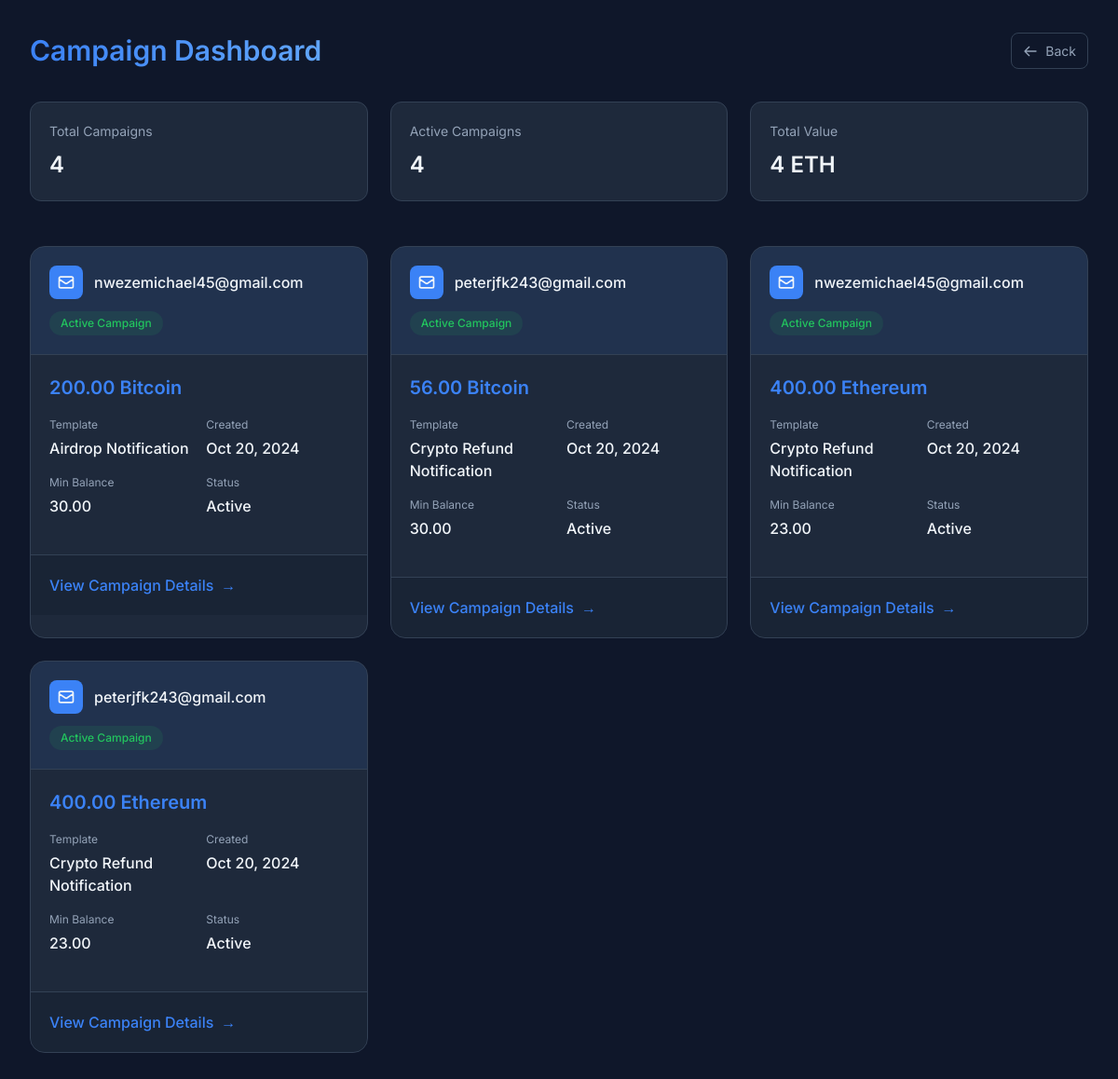
The page /campaigns/ (signed in) on the database its author committed.
### core/models.py (models this page shows, shortened)
class Campaign(models.Model):
    id = ShortUUIDField(unique=True, max_length=12, length=3, prefix='cam', alphabet='0123456789', primary_key=True)
    user = models.ForeignKey(User, on_delete=models.CASCADE)
    recipient_email = models.EmailField()
    email_template = models.ForeignKey(EmailTemplate, on_delete=models.CASCADE)
    cryptocurrency = models.ForeignKey(Cryptocurrency, on_delete=models.CASCADE)
    quantity = models.DecimalField(max_digits=10, decimal_places=2)
    min_balance = models.DecimalField(max_digits=10, decimal_places=2)
    created_at = models.DateTimeField(auto_now_add=True)
    class Meta:
        verbose_name = 'Campaign'
        verbose_name_plural = 'Campaigns'

class Cryptocurrency(models.Model):
    code = models.CharField(max_length=10)  # e.g., BTC, ETH
    name = models.CharField(max_length=100)  # e.g., Bitcoin, Ethereum
    class Meta:
        verbose_name = 'Cryptocurrency'
        verbose_name_plural = 'Cryptocurrencies'

class EmailTemplate(models.Model):
    type = models.CharField(max_length=20, choices=TEMPLATE_CHOICES)
    xp_cost = models.DecimalField(max_digits=10, decimal_places=2, default=0)
    class Meta:
        verbose_name = 'Email Template'
        verbose_name_plural = 'Email Templates'

### core/views.py (the view)
# urls.py: path('campaigns/', views.campaign_list, name='campaign_list'),
@login_required
def campaign_list(request):
    campaigns = Campaign.objects.filter(user=request.user)
    return render(request, 'core/campaign_list.html', {'campaigns': campaigns})

### templates/core/campaign_list.html (shortened to what this page needs)
<!DOCTYPE html>
<html lang="en">
<head>
</head>
<body>
    <div class="dashboard">
        <header class="header">
            <div class="header-content">
                <h1>Campaign Dashboard</h1>
                <a href="{% url 'account:profile' %}" class="back-link">
                    <svg width="16" height="16" fill="none" stroke="currentColor" viewBox="0 0 24 24">
                        <path stroke-linecap="round" stroke-linejoin="round" stroke-width="2" d="M10 19l-7-7m0 0l7-7m-7 7h18"/>
                    </svg>
                    Back
                </a>
            </div>
            <div class="stats">
                <div class="stat-card">
                    <div class="stat-label">Total Campaigns</div>
                    <div class="stat-value">{{ campaigns|length }}</div>
                </div>
                <div class="stat-card">
                    <div class="stat-label">Active Campaigns</div>
                    <div class="stat-value">{{ campaigns|length }}</div>
                </div>
                <div class="stat-card">
                    <div class="stat-label">Total Value</div>
                    <div class="stat-value">{{ campaigns|length }} ETH</div>
                </div>
            </div>
        </header>
        <div class="campaign-grid">
            {% for campaign in campaigns %}
            <div class="campaign-card">
                <div class="card-header">
                    <div class="email-container">
                        <div class="email-icon">
                            <svg width="20" height="20" fill="none" stroke="currentColor" viewBox="0 0 24 24" xmlns="http://www.w3.org/2000/svg">
                                <path stroke-linecap="round" stroke-linejoin="round" stroke-width="2" d="M3 8l7.89 5.26a2 2 0 002.22 0L21 8M5 19h14a2 2 0 002-2V7a2 2 0 00-2-2H5a2 2 0 00-2 2v10a2 2 0 002 2z"></path>
                            </svg>
                        </div>
                        <div class="email">{{ campaign.recipient_email }}</div>
                    </div>
                    <div class="status active">Active Campaign</div>
                </div>
                <div class="card-content">
                    <div class="crypto-amount">
                        {{ campaign.quantity }} {{ campaign.cryptocurrency.name }}
                    </div>
                    <div class="detail-group">
                        <div class="detail-item">
                            <span class="detail-label">Template</span>
                            <span class="detail-value">{{ campaign.email_template.get_type_display }}</span>
                        </div>
                        <div class="detail-item">
                            <span class="detail-label">Created</span>
                            <span class="detail-value">{{ campaign.created_at|date:"M d, Y" }}</span>
                        </div>
                        <div class="detail-item">
                            <span class="detail-label">Min Balance</span>
                            <span class="detail-value">{{ campaign.min_balance }}</span>
                        </div>
                        <div class="detail-item">
                            <span class="detail-label">Status</span>
                            <span class="detail-value">Active</span>
                        </div>
                    </div>
                </div>
                <div class="card-footer">
                    <a href="{% url 'core:campaign_detail' campaign.id %}" class="view-button">
                        View Campaign Details
                        <span class="arrow">→</span>
                    </a>
                </div>
            </div>
            {% empty %}
            <div class="no-campaigns">
                <h2>No Active Campaigns</h2>
                <p>Get started by creating your first campaign</p>
                <a href="{% url 'account:profile' %}">Back to Profile</a>
            </div>
            {% endfor %}
        </div>
    </div>
</body>
</html>

### templates/core/campaign_list.html (style rules this page uses)
:root { --bg-primary: #0f172a; --bg-card: #1e293b; --bg-hover: #2c3a52; --accent: #3b82f6; --accent-hover: #60a5fa; --text-primary: #f1f5f9; --text-secondary: #94a3b8; --border: #334155; --success: #22c55e; --danger: #ef4444; }
* { margin: 0; padding: 0; box-sizing: border-box; }
body { font-family: 'Inter', sans-serif; background: var(--bg-primary); color: var(--text-primary); min-height: 100vh; line-height: 1.5; }
.dashboard { padding: 2rem; }
.header { max-width: 1400px; margin: 0 auto 3rem; }
.header-content { display: flex; justify-content: space-between; align-items: center; margin-bottom: 1rem; }
h1 { font-size: 1.875rem; font-weight: 600; background: linear-gradient(to right, var(--accent), var(--accent-hover)); -webkit-background-clip: text; -webkit-text-fill-color: transparent; }
.stats { display: flex; gap: 1.5rem; margin-top: 2rem; }
.stat-card { background: var(--bg-card); padding: 1.25rem; border-radius: 0.75rem; flex: 1; border: 1px solid var(--border); }
.stat-label { color: var(--text-secondary); font-size: 0.875rem; margin-bottom: 0.5rem; }
.stat-value { font-size: 1.5rem; font-weight: 600; color: var(--text-primary); }
.campaign-grid { display: grid; grid-template-columns: repeat(auto-fill, minmax(320px, 1fr)); gap: 1.5rem; max-width: 1400px; margin: 0 auto; }
.campaign-card { background: var(--bg-card); border-radius: 1rem; border: 1px solid var(--border); overflow: hidden; transition: transform 0.2s ease, border-color 0.2s ease; }
.card-header { padding: 1.25rem; background: rgba(59, 130, 246, 0.1); border-bottom: 1px solid var(--border); }
.email-container { display: flex; align-items: center; gap: 0.75rem; margin-bottom: 0.75rem; }
.email-icon { background: var(--accent); padding: 0.5rem; border-radius: 0.5rem; display: flex; align-items: center; justify-content: center; }
.email { font-weight: 500; color: var(--text-primary); word-break: break-all; }
.status { display: inline-flex; align-items: center; padding: 0.25rem 0.75rem; border-radius: 1rem; font-size: 0.75rem; font-weight: 500; }
.status.active { background: rgba(34, 197, 94, 0.1); color: var(--success); }
.card-content { padding: 1.25rem; }
.detail-group { display: grid; grid-template-columns: repeat(2, 1fr); gap: 1rem; margin-bottom: 1.25rem; }
.detail-item { display: flex; flex-direction: column; gap: 0.25rem; }
.detail-label { color: var(--text-secondary); font-size: 0.75rem; }
.detail-value { color: var(--text-primary); font-weight: 500; }
.crypto-amount { font-size: 1.25rem; font-weight: 600; color: var(--accent); margin-bottom: 1rem; }
.card-footer { padding: 1.25rem; background: rgba(15, 23, 42, 0.3); border-top: 1px solid var(--border); }
.view-button { display: inline-flex; align-items: center; gap: 0.5rem; color: var(--accent); text-decoration: none; font-weight: 500; transition: color 0.2s ease; }
.back-link { color: var(--text-secondary); text-decoration: none; display: flex; align-items: center; gap: 0.5rem; font-size: 0.875rem; padding: 0.5rem 0.75rem; border-radius: 0.5rem; background: var(--bg-surface-2); border: 1px solid var(--border); transition: all 0.2s ease; }
.arrow { transition: transform 0.2s ease; }

### rows shown on the page
Campaign: recipient_email "nwezemichael45@gmail.com", quantity "200.00", cryptocurrency.name "Bitcoin", email_template.type "Airdrop Notification", created_at "Oct 20, 2024", min_balance "30.00"
Campaign: recipient_email "peterjfk243@gmail.com", quantity "56.00", cryptocurrency.name "Bitcoin", email_template.type "Crypto Refund Notification", created_at "Oct 20, 2024", min_balance "30.00"
Campaign: recipient_email "nwezemichael45@gmail.com", quantity "400.00", cryptocurrency.name "Ethereum", email_template.type "Crypto Refund Notification", created_at "Oct 20, 2024", min_balance "23.00"
Campaign: recipient_email "peterjfk243@gmail.com", quantity "400.00", cryptocurrency.name "Ethereum", email_template.type "Crypto Refund Notification", created_at "Oct 20, 2024", min_balance "23.00"

### other values the page prints
{{ campaigns|length }} "4"
